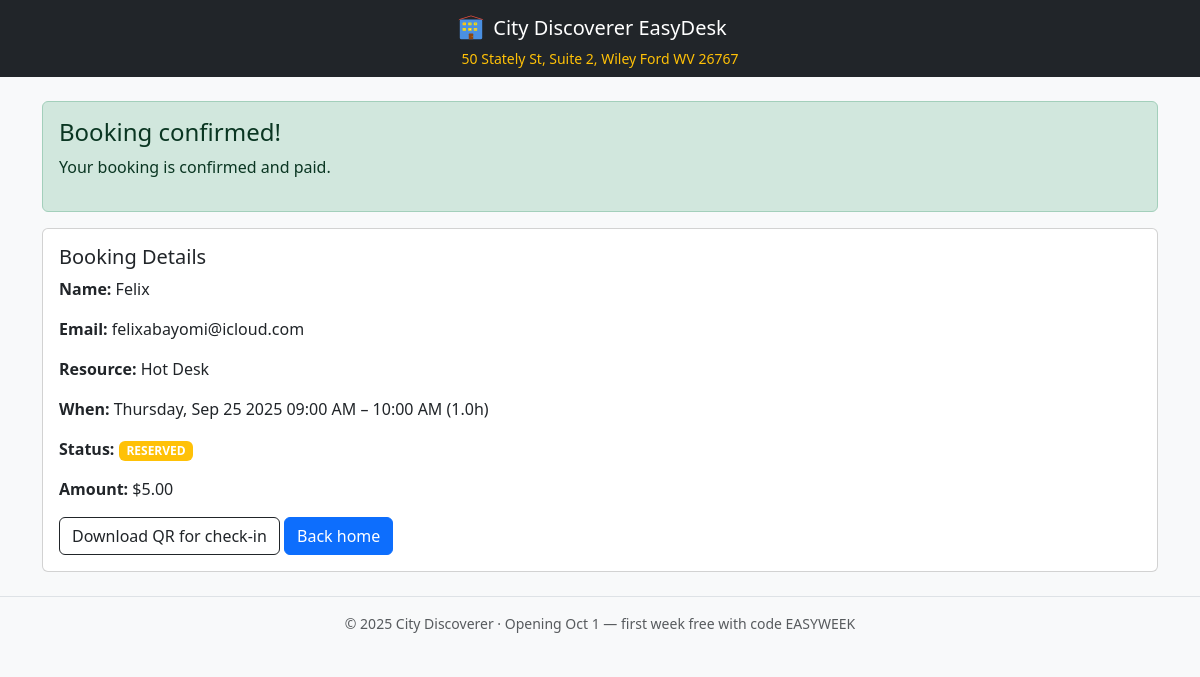
Page /success-free?bid=1 on the committed database.
### main.py (models this page shows, shortened)
class Booking(db.Model):
    id = db.Column(db.Integer, primary_key=True)
    email = db.Column(db.String(200), nullable=False, index=True)
    name = db.Column(db.String(120))
    resource_id = db.Column(db.Integer, db.ForeignKey("resource.id"), nullable=False)
    plan_type = db.Column(db.String(10), nullable=False, default="hour")  # hour, day, week, month
    seats = db.Column(db.Integer, default=1)
    start_dt = db.Column(db.DateTime, nullable=False)
    end_dt = db.Column(db.DateTime, nullable=False)
    hours = db.Column(db.Float, nullable=False)
    amount_cents = db.Column(db.Integer, nullable=False)
    status = db.Column(db.String(20), default="reserved")  # reserved, paid, cancelled, checked_in, free
    promo_applied = db.Column(db.String(40))
    pass_id = db.Column(db.Integer, db.ForeignKey("pass.id"), nullable=True)
    created_at = db.Column(db.DateTime, default=dt.datetime.utcnow)
    reminder_24h_sent = db.Column(db.Boolean, default=False)
    reminder_2h_sent = db.Column(db.Boolean, default=False)
    resource = db.relationship("Resource")

class Resource(db.Model):
    id = db.Column(db.Integer, primary_key=True)
    name = db.Column(db.String(120), nullable=False)
    hourly_rate_cents = db.Column(db.Integer, nullable=False)
    day_rate_cents = db.Column(db.Integer, nullable=False, default=0)
    week_rate_cents = db.Column(db.Integer, nullable=False, default=0)
    month_rate_cents = db.Column(db.Integer, nullable=False, default=0)
    capacity = db.Column(db.Integer, default=10)
    opening_hours = db.Column(db.Text)  # JSON string
    active = db.Column(db.Boolean, default=True)

### main.py (the view)
@app.get("/success-free")
def success_free():
    bid_str = request.args.get("bid")
    if not bid_str:
        abort(400)
    bid = int(bid_str)
    booking = Booking.query.get_or_404(bid)
    send_booking_confirmation_email(booking)
    return render_template("success.html", booking=booking, as_money=as_money)

### main.py (called while the page is built)
def as_money(cents):
    return f"${Decimal(cents) / Decimal(100):.2f}"

### templates/success.html (shortened to what this page needs)
{% extends "base.html" %}
{% block content %}
<div class="alert alert-success">
  <h4 class="alert-heading">Booking confirmed!</h4>
  {% if booking %}
    <p>Your booking is confirmed and {% if booking.status == 'free' %}ready to use{% else %}paid{% endif %}.</p>
  {% else %}
    <p>{{ message or 'Your transaction was completed successfully!' }}</p>
  {% endif %}
</div>
{% if booking %}
<div class="card">
  <div class="card-body">
    <h5>Booking Details</h5>
    <p><strong>Name:</strong> {{ booking.name }}</p>
    <p><strong>Email:</strong> {{ booking.email }}</p>
    <p><strong>Resource:</strong> {{ booking.resource.name }}</p>
    <p><strong>When:</strong> {{ booking.start_dt.strftime('%A, %b %d %Y %I:%M %p') }} – {{ booking.end_dt.strftime('%I:%M %p') }} ({{ booking.hours }}h)</p>
    <p><strong>Status:</strong>
      <span class="badge {{ 'bg-success' if booking.status in ['paid', 'free'] else 'bg-warning' }}">{{ booking.status.upper() }}</span>
    </p>
    <p><strong>Amount:</strong> {{ as_money(booking.amount_cents) if booking.amount_cents > 0 else 'FREE' }}</p>
    <div class="mt-3">
      <a class="btn btn-outline-dark" href="/qr/{{ booking.id }}">Download QR for check-in</a>
      <a class="btn btn-primary" href="/">Back home</a>
    </div>
  </div>
</div>
{% else %}
<div class="mt-3">
  <a class="btn btn-primary" href="/">Back home</a>
</div>
{% endif %}
{% endblock %}

### rows in the picture
Booking: name "Felix", email "felixabayomi@icloud.com", start_dt "Thursday, Sep 25 2025 09:00 AM", end_dt "10:00 AM", hours "1.0", status "RESERVED", amount_cents "$5.00"
Resource: resource.name "Hot Desk"
